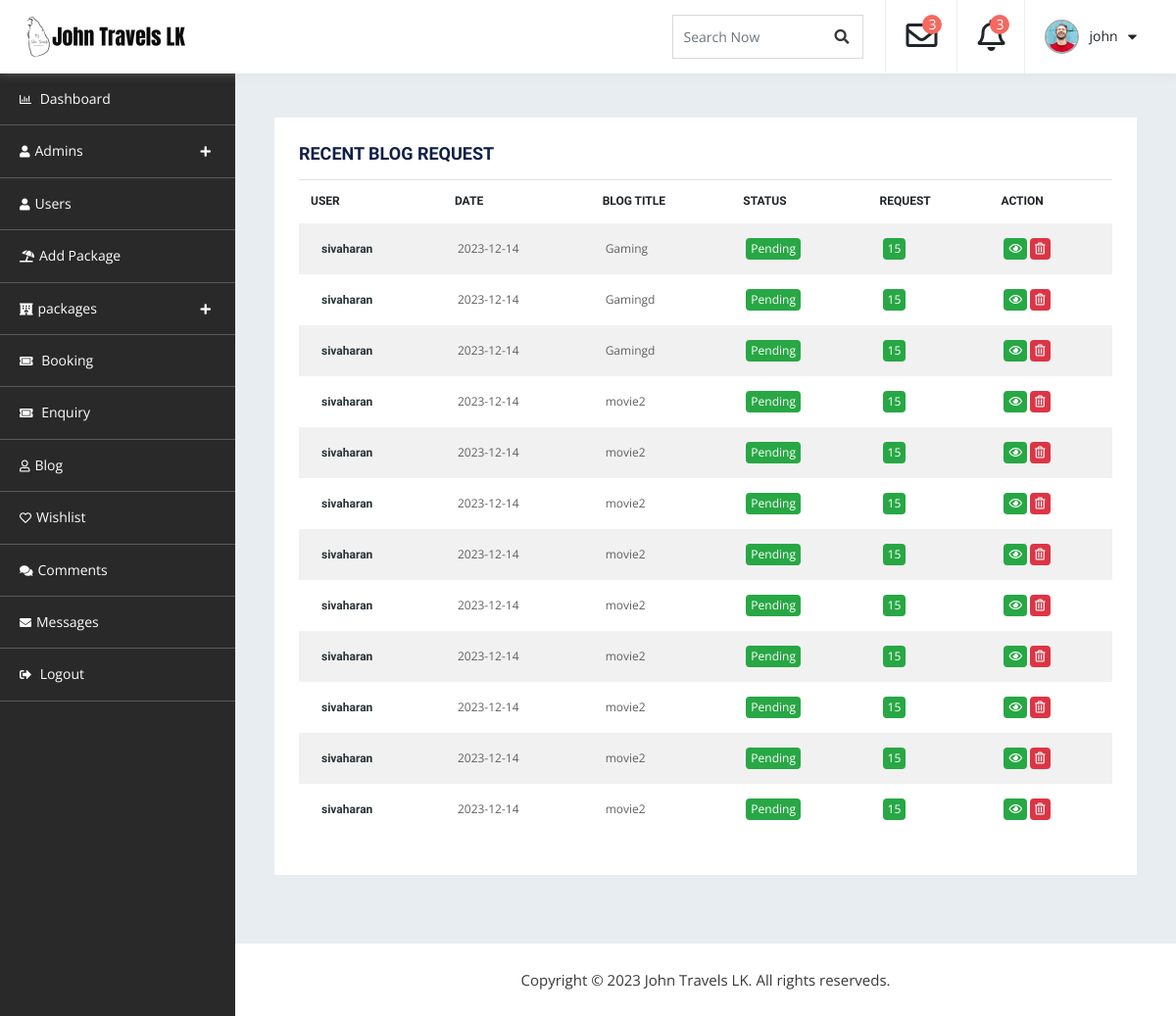
Screenshot of /admin_dashboard/db-blog.php (signed in) with the database file from the repository.
### tables this page shows
CREATE TABLE `blog` (
  `Blog_Id` int(11) NOT NULL,
  `Customer_Id` int(11) NOT NULL,
  `Blog_title` varchar(255) NOT NULL,
  `Blog_content1` varchar(255) NOT NULL,
  `Blog_content2` varchar(255) NOT NULL,
  `Highlighted` varchar(255) NOT NULL,
  `Blog_img` varchar(255) NOT NULL,
  `Create_at` date NOT NULL DEFAULT current_timestamp(),
  `Status` varchar(50) NOT NULL DEFAULT 'Pending'
);

CREATE TABLE `customer_more_details` (
  `Customer_Id` int(11) NOT NULL,
  `First_name` varchar(255) NOT NULL,
  `Last_name` varchar(255) NOT NULL,
  `Mobile_number` int(11) NOT NULL,
  `NIC` varchar(12) NOT NULL,
  `City` varchar(255) NOT NULL,
  `Country` varchar(255) NOT NULL,
  `district` varchar(255) NOT NULL,
  `Address` varchar(255) NOT NULL,
  `Dob` date NOT NULL,
  `About` varchar(255) NOT NULL,
  `Image` varchar(256) NOT NULL,
  `Facebook` varchar(255) DEFAULT NULL,
  `Instagram` varchar(255) DEFAULT NULL,
  `Twitter` varchar(255) DEFAULT NULL,
  `Linkedin` varchar(255) DEFAULT NULL,
  `Whatsapp` varchar(255) DEFAULT NULL
);

### admin_dashboard/A-dashboard.php (called while the page is built)
<?php
function displayAdmin(){
    require '../admin_dashboard/db-connection.php';
    $id=$_SESSION["aid"];
    $query="SELECT * FROM admins WHERE Admin_Id ='$id'";
    $result = mysqli_query($conn,$query);
    if(mysqli_num_rows($result)==1){
        $row=mysqli_fetch_assoc($result);
    }
    else{
        echo "error";
    }
    return $row["First_name"];
}
function displayImg(){
    require '../admin_dashboard/db-connection.php';
    $id=$_SESSION["aid"];
    $query="SELECT * FROM admins WHERE Admin_Id ='$id'";
    $result = mysqli_query($conn,$query);
    if(mysqli_num_rows($result)==1){
        $row=mysqli_fetch_assoc($result);
        $img=$row["Image"];
    }
    else{
        $img="temp.png";
    }
    return $img;
}
?>

### admin_dashboard/db-blog.php (the view, shortened to what this page needs)
<?php
require 'A-dashboard.php';
$name=displayAdmin();
?>
<!doctype html>
<html lang="en">
   <head>
      <link rel="stylesheet" href="assets/css/bootstrap.min.css" media="all">
      <link rel="stylesheet" type="text/css" href="assets/css/all.min.css">
      <link rel="stylesheet" type="text/css" href="style.css">
</head>
<body>
    <div id="container-wrapper">
        <div id="dashboard" class="dashboard-container">
            <div class="dashboard-header sticky-header">
                <div class="content-left  logo-section pull-left">
                    <h1><a href="../index.php"><img src="assets/images/logo.png" alt=""></a></h1>
                </div>
                <div class="heaer-content-right pull-right">
                    <div class="search-field">
                        <form>
                            <div class="form-group">
                                <input type="text" class="form-control" id="search" placeholder="Search Now">
                                <a href="#"><span class="search_btn"><i class="fa fa-search" aria-hidden="true"></i></span></a>
                            </div>
                        </form>
                    </div>
                    <div class="dropdown">
                        <a class="dropdown-toggle" id="notifyDropdown" data-toggle="dropdown" aria-haspopup="true" aria-expanded="false">
                            <div class="dropdown-item">
                                <i class="far fa-envelope"></i>
                                <span class="notify">3</span>
                            </div>
                        </a>
                    </div>
                    <div class="dropdown">
                        <a class="dropdown-toggle" data-toggle="dropdown">
                            <div class="dropdown-item">
                                <i class="far fa-bell"></i>
                                <span class="notify">3</span>
                            </div>
                        </a>
                    </div>
                    <div class="dropdown">
                        <a class="dropdown-toggle" data-toggle="dropdown">
                            <div class="dropdown-item profile-sec">
                            <?php
                                $img=displayImg();
                                ?>
                                <img src="admins/<?php echo $img;?>" alt="admin">
                                <span><?php echo $name;?></span>
                                <i class="fas fa-caret-down"></i>
                            </div>
                        </a>
                    </div>
                </div>
            </div>
            <div class="dashboard-navigation">
                <div id="dashboard-Navigation" class="slick-nav"></div>
                <div id="navigation" class="navigation-container">
                    <ul>
                        <li><a href="dashboard.php"><i class="far fa-chart-bar"></i> Dashboard</a></li>
                        <li><a><i class="fas fa-user"></i>Admins</a>
                        </li>
                        <li><a href="user.php"><i class="fas fa-user"></i>Users</a>
                        </li>
                        <li><a href="db-add-package.php"><i class="fas fa-umbrella-beach"></i>Add Package</a></li>
                        <li>
                            <a><i class="fas fa-hotel"></i></i>packages</a>
                        </li>
                        <li><a href="db-booking.php"><i class="fas fa-ticket-alt"></i> Booking</a></li>
                        <li><a href="db-enquiry.php"><i class="fas fa-ticket-alt"></i> Enquiry</a></li>
                        <li><a href="db-blog.php"><i class="far fa-user"></i>Blog</a></li>
                        <li><a href="db-wishlist.php"><i class="far fa-heart"></i>Wishlist</a></li>
                        <li><a href="db-comment.php"><i class="fas fa-comments"></i>Comments</a></li>
						<li><a href="db-messages.php"><i class="fas fa-envelope"></i>Messages</a></li>
                        <li><a href="login.php"><i class="fas fa-sign-out-alt"></i> Logout</a></li>
                    </ul>
                </div>
            </div>
            <div class="db-info-wrap db-booking">
                <div class="dashboard-box table-opp-color-box">
                    <h4>Recent Blog Request</h4>
                    <div class="table-responsive">
                        <table class="table">
                            <thead>
                                <tr>
                                    <th>User</th>
                                    <th>Date</th>
                                    <th>Blog title</th>
                                    <th>status</th>
                                    <th>Request</th>
                                    <th>action</th>
                                </tr>
                            </thead>
                            <tbody>
                                <?php
                                include "db-connection.php";
                                 $sql= "SELECT blog.*, customer_more_details.First_name, customer_more_details.Last_name, customer_more_details.Image
                                 FROM blog
                                 JOIN customer_more_details ON blog.Customer_Id = customer_more_details.Customer_Id WHERE blog.Status='pending'";
                                $result = mysqli_query($conn, $sql);
                                while ($row = mysqli_fetch_assoc($result)) {
                                    $Customer=$row['First_name'];
                                    $Blog_title=$row['Blog_title'];
                                    $Status=$row['Status'];
                                    $date=$row['Create_at'];
                                ?>
                                <tr>
                                    <td>
                                        </span><span class="list-enq-name"> <?php echo"$Customer";?>  </span>
                                    </td>
                                    <td><?php echo"$date";?> </td>
                                    <td><?php echo"$Blog_title";?> </td>
                                    <td><span class="badge badge-success"><?php echo"$Status";?> </span></td>
                                    <td>
                                        <span class="badge badge-success">15</span>
                                    </td>
                                    <td>
                                        <span class="badge badge-success"><i class="far fa-eye"></i></span>
                                        <span class="badge badge-danger"><i class="far fa-trash-alt"></i></span>
                                    </td>
                                </tr>
                                <?php }?>
                            </tbody>
                        </table>
                    </div>
                </div>
            </div>
            <div class="copyrights">
               Copyright © 2023 John Travels LK. All rights reserveds.
            </div>
        </div>
    </div>
</body>
</html>

### rows the page displays
blog: Customer_Id.First_name "sivaharan", Create_at "2023-12-14", Blog_title "Gaming", Status "Pending"
blog: Customer_Id.First_name "sivaharan", Create_at "2023-12-14", Blog_title "Gamingd", Status "Pending"
blog: Customer_Id.First_name "sivaharan", Create_at "2023-12-14", Blog_title "Gamingd", Status "Pending"
blog: Customer_Id.First_name "sivaharan", Create_at "2023-12-14", Blog_title "movie2", Status "Pending"
blog: Customer_Id.First_name "sivaharan", Create_at "2023-12-14", Blog_title "movie2", Status "Pending"
blog: Customer_Id.First_name "sivaharan", Create_at "2023-12-14", Blog_title "movie2", Status "Pending"
blog: Customer_Id.First_name "sivaharan", Create_at "2023-12-14", Blog_title "movie2", Status "Pending"
blog: Customer_Id.First_name "sivaharan", Create_at "2023-12-14", Blog_title "movie2", Status "Pending"
blog: Customer_Id.First_name "sivaharan", Create_at "2023-12-14", Blog_title "movie2", Status "Pending"
blog: Customer_Id.First_name "sivaharan", Create_at "2023-12-14", Blog_title "movie2", Status "Pending"
blog: Customer_Id.First_name "sivaharan", Create_at "2023-12-14", Blog_title "movie2", Status "Pending"
blog: Customer_Id.First_name "sivaharan", Create_at "2023-12-14", Blog_title "movie2", Status "Pending"

### other values shown
$name "john"
